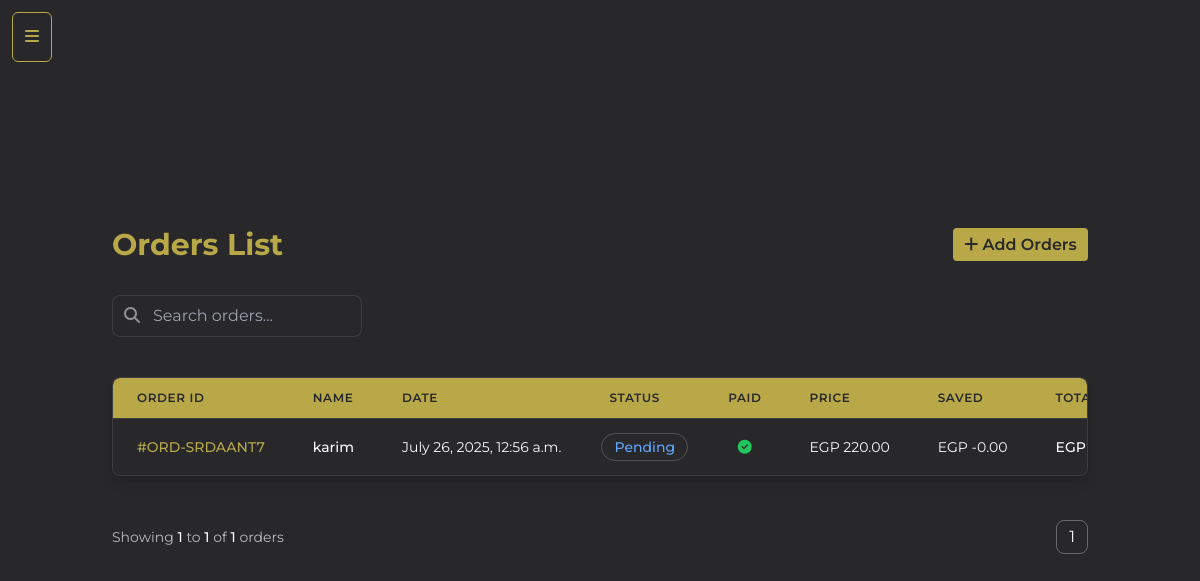
The page /useradmin/orders/ on the database its author committed.
### core/models.py (models this page shows, shortened)
class CartOrder(models.Model):
    oid = ShortUUIDField(primary_key=True)
    invoice_number=ShortUUIDField(max_length=100, blank=True, null=True) #to show invoice number of the item
    user=models.ForeignKey(User, on_delete=models.CASCADE, null=True, blank=True) #to show user who created the cart order
    address = models.ForeignKey(Address, on_delete=models.SET_NULL, null=True, blank=True)
    coupons = models.ForeignKey(Coupon, on_delete=models.SET_NULL, null=True, blank=True)
    price=models.DecimalField(max_digits=10, decimal_places=2, default=0.00)
    saved = models.DecimalField(max_digits=10, decimal_places=2, default=0.00) #to show saved amount of the order
    total_price=models.DecimalField(max_digits=10, decimal_places=2, default=0.00) #to show total price of the order
    order_date=models.DateTimeField(auto_now_add=True)
    order_status=models.CharField(max_length=10, choices=ORDER_STATUS_CHOICES, default='pending')
    paid_status=models.BooleanField(default=False) #to show if the order is paid or not
    shipping_cost=models.DecimalField(max_digits=10, decimal_places=2, default=0.00) #to show shipping price of the item
    payment_method = models.CharField(max_length=20, choices=PAYMENT_METHOD_CHOICES)
    class Meta:
        verbose_name_plural='cart orders'

### userauths/models.py (models this page shows, shortened)
class User(AbstractUser):
    email = models.EmailField(unique=True)
    username= models.CharField(max_length=100, unique=True)
    USERNAME_FIELD = 'email'
    REQUIRED_FIELDS = ['username']

### useradmin/views.py (the view)
# urls.py: path('orders/', views.admin_orders_view, name='orders'),
def admin_orders_view(request):
    all_orders = CartOrder.objects.all().order_by('-order_date')
    if 'q' in request.GET:
        query = request.GET.get('q')
        search_mode = bool(query)
        orders = CartOrder.objects.filter(oid__icontains=query)
    else:
        search_mode = False
        orders = CartOrder.objects.all().order_by('-order_date')
    page_obj, query_string = paginate_products(request, orders, per_page=8)
    context = {
        'orders': page_obj.object_list,
        'search_mode': search_mode,
        'page_obj': page_obj,
        'query_string': query_string,
    }
    return render(request, 'useradmin/orders.html', context)

### core/context_processors.py (called while the page is built)
def price_range_context(request):
    min_max_price = Product.objects.aggregate(Min('price'), Max('price'))
    return {
        'min_max_price': min_max_price,
      }

def cart_data(request):
    cart_data = request.session.get('cart_data_obj', {})
    return {'cart_data': cart_data}

### core/services.py (called while the page is built)
def paginate_products(request, products, per_page=6):
    query_dict = request.GET.copy()
    query_dict.pop("page", None)
    query_string = query_dict.urlencode()
    paginator = Paginator(products, per_page)
    page_number = request.GET.get("page")
    page_obj = paginator.get_page(page_number)
    return page_obj, query_string

### templates/useradmin/orders.html (shortened to what this page needs)
{% extends "useradmin/base-sidebar.html" %}
{% load static %}
{% block content %}
<body class="bg-dark">
    <div class="container mx-auto p-4 md:p-6">
        <div class="flex flex-col md:flex-row justify-between items-start md:items-center gap-4 mb-6 md:mb-8">
            <div class="w-full md:w-auto">
                <h1 class="text-2xl md:text-3xl font-bold text-gold">Orders List</h1>
            </div>
            <a href="{% url 'useradmin:add-order' %}" class="btn">
                  <i class="fa-solid fa-plus"></i> Add Orders
            </a>
        </div>
        <div class="w-full flex mb-4 ">
            <div class="flex justify-between relative flex-grow">
                <div class="mb-6 flex flex-col md:flex-row gap-4">
                    <form method="GET" class="flex-grow">
                        <div class="relative">
                            <input type="text" name="q" value="{{ request.GET.q }}" placeholder="Search orders..."
                                class="pl-10 pr-4 py-2 rounded-lg bg-dark border border-white/10 text-light focus:outline-none focus:ring-2 focus:ring-gold focus:border-transparent">
                            <i class="fas fa-search absolute left-3 top-3 text-light/50"></i>
                        </div>
                    </form>
                </div>
            </div>
        </div>
        <div class="bg-dark rounded-lg shadow-lg overflow-hidden border border-white/10">
            <div class="overflow-x-auto">
                <table class="min-w-full divide-y divide-white/10">
                  <thead class="bg-gold backdrop-blur border-b border-white/10">
                        <tr class="text-dark text-xs">
                            <th class="px-4 py-3 md:px-6 md:py-3 text-left font-semibold uppercase tracking-wider">Order ID</th>
                            <th class="px-4 py-3 md:px-6 md:py-3 text-left font-semibold uppercase tracking-wider">Name</th>
                            <th class="px-4 py-3 md:px-6 md:py-3 text-left font-semibold uppercase tracking-wider">Date</th>
                            <th class="px-4 py-3 md:px-6 md:py-3 text-left font-semibold uppercase tracking-wider">Status</th>
                            <th class="px-4 py-3 md:px-6 md:py-3 text-left font-semibold uppercase tracking-wider">Paid</th>
                            <th class="px-4 py-3 md:px-6 md:py-3 text-left font-semibold uppercase tracking-wider">Price</th>
                            <th class="px-4 py-3 md:px-6 md:py-3 text-left font-semibold uppercase tracking-wider">Saved</th>
                            <th class="px-4 py-3 md:px-6 md:py-3 text-left font-semibold uppercase tracking-wider">Total</th>
                        </tr>
                  </thead>
                  <tbody class="bg-dark divide-y divide-white/10">
                        {% for o in orders %}
                        <tr class="products hover:bg-white/5 transition-colors duration-150">
                            <td class="px-4 py-4 md:px-6 md:py-4 whitespace-nowrap text-sm font-medium text-gold">#{{o.oid}}</td>
                            <td class="px-4 py-4 md:px-6 md:py-4 whitespace-nowrap">
                                <div class="text-sm font-medium text-light">{{o.user.username}}</div>
                            </td>
                            <td class="px-4 py-4 md:px-6 md:py-4 whitespace-nowrap text-sm text-light">{{o.order_date}}</td>
                            <td class="p-4"><span class="bg-dark border border-white/20 rounded-full pl-3 pr-3 py-1 text-sm font-medium transition-colors
                                {% if o.order_status == 'Delivered' %} bg-green-900/30 text-green-400
                                {% elif o.order_status == 'Shipped' %} bg-yellow-900/30 text-yellow-400
                                {% elif o.order_status == 'Pending' %} bg-blue-900/30 text-blue-400
                                {% elif o.order_status == 'Canceled' %} bg-red-900/30 text-red-400
                                {% else %} bg-gray-900/30 text-gray-400{% endif %}">{{o.order_status}}</span></td>
                            <td class="px-4 py-4 md:px-6 md:py-4 whitespace-nowrap text-center">
                                {% if o.paid_status %}
                                <i class="fa-solid fa-circle-check text-green-500 text-sm"></i>
                                {% else %}
                                <i class="fa-solid fa-circle-xmark text-red-500 text-sm"></i>
                                {% endif %}
                            </td>
                            <td class="px-4 py-4 md:px-6 md:py-4 whitespace-nowrap text-sm text-light">EGP {{o.price}}</td>
                            <td class="px-4 py-4 md:px-6 md:py-4 whitespace-nowrap text-sm text-light">EGP -{{o.saved}}</td>
                            <td class="px-4 py-4 md:px-6 md:py-4 whitespace-nowrap text-sm font-medium text-light">EGP {{o.total_price}}</td>
                        </tr>
                        {% endfor %}
                  </tbody>
                </table>
            </div>
        </div>
        <div class="flex flex-col sm:flex-row items-center justify-between gap-4 mt-6">
            <div class="text-sm text-light/70">
                  Showing
                  <span class="font-medium text-light">
                      {{ page_obj.start_index }}
                  </span>
                  to
                  <span class="font-medium text-light">
                      {{ page_obj.end_index }}
                  </span>
                  of
                  <span class="font-medium text-light">
                      {{ page_obj.paginator.count }}
                  </span> orders
              </div>
            {% include 'partials/pagination.html' %}
        </div>
    </div>
</body>
{% endblock content %}

### static/assets/css/global.css (style rules this page uses)
.flex { display: flex; align-items: center; }
* { margin: 0; padding: 0; }
html { font-family: "Montserrat", serif !important; box-sizing: border-box; scrollbar-color: #b9a848 #28282B; scroll-behavior: smooth; }
*, *:before, *:after { box-sizing: inherit; }
a,button { cursor: pointer; display: inline-block; }
.btn { background-color: #b9a848; color: #28282B; font-size: 1rem; font-weight: 600; padding-left: 0.7rem; padding-right: 0.7rem; padding-top: 0.30rem; padding-bottom: 0.30rem; border-radius: 0.25rem; }

### rows shown on the page
CartOrder: oid "ORD-SRDAANT7", user.username "karim", order_date "July 26, 2025, 12:56 a.m.", order_status "Pending", paid_status True (drawn), price "220.00", saved "0.00"

### other values the page prints
{{ page_obj.start_index }} "1"
{{ page_obj.end_index }} "1"
{{ page_obj.paginator.count }} "1"
{{ page_num }} "1"
